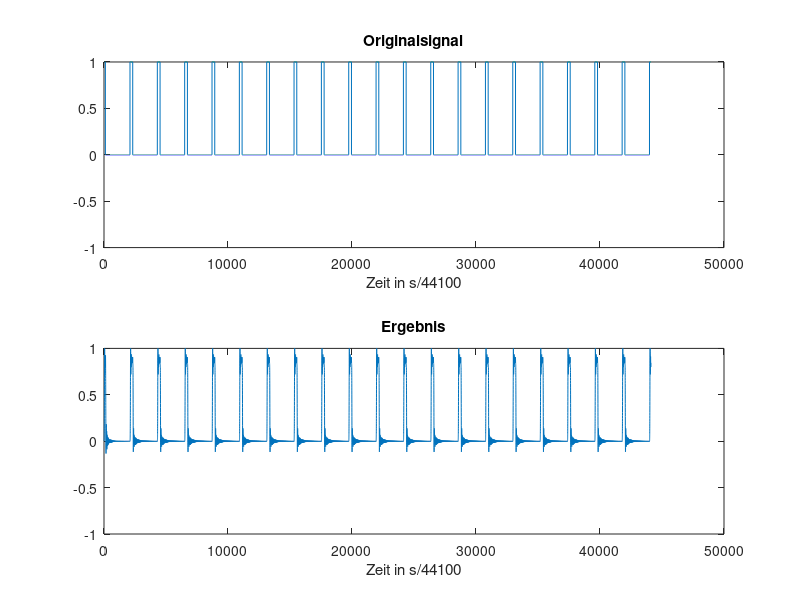

Source code (MATLAB):
% IIR_1500_80dB.mat entspricht Elliptic mit Filterordnung 11 und 6 Second
% Order Sections.
% Er ist linearphasig sowie die anderen beiden entworfenen Filter auch,
% da er symmetrisch ist.

tmpfilter = load('IIR_1500_80dB.mat'); % filter Struct *.mat Datei laden 
IIR_1500_80dB = tmpfilter.SOS; % aus dem Struct den tatschlichen Filter extrahieren

Fs = 44100;
select = 4;

%%chirp-parameter
tStart = 0; fStart = 50;
tStop = 5; fStop = 5000;
TSample = 1/ Fs;

if select == 1 %wav datei lesen
    %filename = '../ACDClike.wav';
    [s1, Fs] = audioread('ACDClike.wav');
elseif select == 2 %chirp
    t = tStart:TSample:tStop;
    s1 = chirp(t, fStart, tStop, fStop, 'linear');
elseif select == 3 %rauschen
    s1 = rand(1, Fs*tStop) -0.5; %-0.5 um negative Werte zu erhalten
elseif select == 4 %Rechteckimpulsfolge
    t = 0:TSample:1; %44.1kHz sample freq fr 1s, TSample = 1/44100
    d = 0:1/20:1; %20 Hz Wiederholrate fr 1s
    s1 = pulstran(t, d, 'rectpuls', 0.005); %Rect der breite 5ms
end

s2 = sosfilt(IIR_1500_80dB, s1); %filtern
s2 = s2/max(abs(s2)); %normieren

subplot(2, 1, 1);
    plot(s1);
    title ('Originalsignal');
    ylim ([-1, 1]);
    xlabel (sprintf ('Zeit in s/%d', Fs));

subplot(2, 1, 2);
    plot(s2);
    title ('Ergebnis');
    ylim ([-1, 1]);
    xlabel (sprintf ('Zeit in s/%d', Fs));

    
sound(s1, Fs);
pause
sound(s2, Fs);

